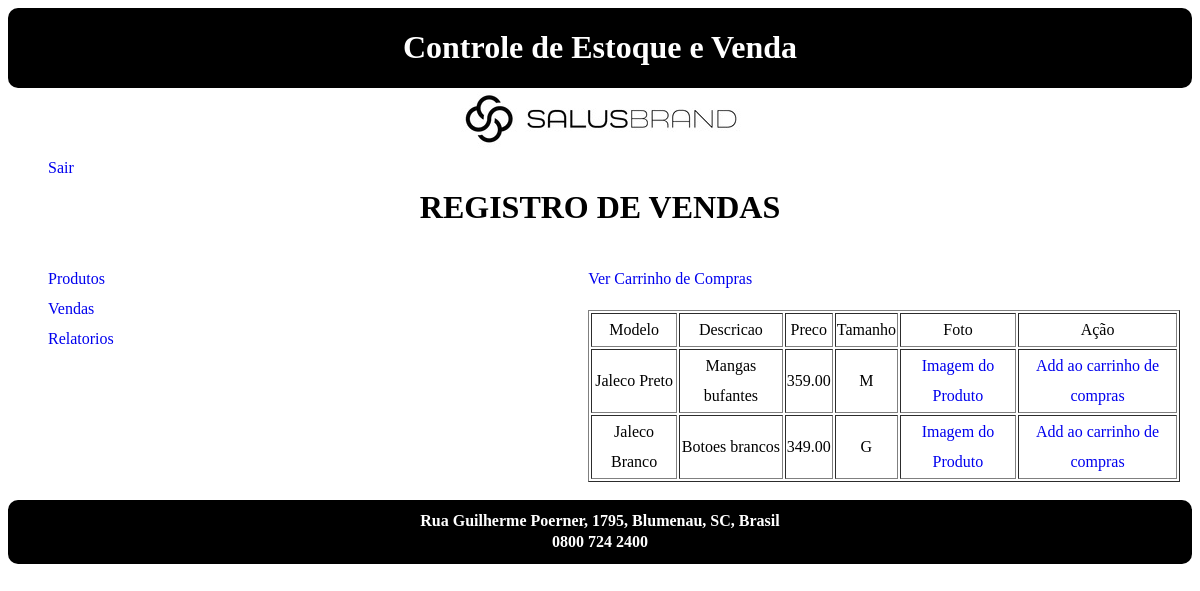
The page /vendas.php on the database its author committed.
### tables this page shows
CREATE TABLE `jalecos` (
  `COD_JALECO` int(11) NOT NULL,
  `MODELO_JALECO` varchar(45) NOT NULL,
  `DESCRICAO_JALECO` varchar(300) NOT NULL,
  `TAMANHO_JALECO` varchar(45) NOT NULL,
  `PRECO_JALECO` varchar(45) NOT NULL,
  `FOTO_JALECO` varchar(45) NOT NULL,
  `FILA_COMP_JALECO` varchar(10) NOT NULL DEFAULT 'Sim',
  `VENDAS_COD_VENDA` int(11) DEFAULT NULL
);

### vendas.php (the view, shortened to what this page needs)
<html>
	<head>
		<link rel="stylesheet" type="text/css" href="css/layout.css">
		<link rel="stylesheet" type="text/css" href="css/menu.css">
	</head>
	<body>
		<div id ="cabecalho">
			<div id = "topo">
				<h1> Controle de Estoque e Venda </h1>
			</div>
			<div id="logo">
				<img src="imagem/logo.jpg">
			</div>
			<div id="menu_sair">
				<ul><a href="logout.php" class="active">Sair</a></ul>
			</div>
		</div>
		<div id="conteudo_especifico">
			<div id="titulo">
				<h1> REGISTRO DE VENDAS </h1>
			</div>
			<div class="alinhar">
				<div id="menu_esquerda">
					<?php
						include "menu_local.php";
					?>
				</div>
				<div id="menu_direita">
					<?php
						$conectar = mysqli_connect ("localhost", "root", "", "banco_de_dados");
						$sql_consulta = "SELECT cod_jaleco, modelo_jaleco, descricao_jaleco, tamanho_jaleco, preco_jaleco, foto_jaleco FROM jalecos WHERE vendas_cod_venda IS null AND fila_comp_jaleco = 'Sim'";
						$resultado_consulta = mysqli_query ($conectar, $sql_consulta);
					?>
					<p><a href="ver_carrinho.php"> Ver Carrinho de Compras </a></p>
					<table id="menu_centralizar" border=1>
						<tr>
							<td> Modelo </td>
							<td> Descricao </td>
							<td> Preco </td>
							<td> Tamanho </td>
							<td> Foto </td>
							<td> Ação </td>
						</tr>
						<?php
							while ($registro = mysqli_fetch_row($resultado_consulta))
							{
						?>
						<tr>
							<td><p> <?php echo $registro[1]; ?> </p></td>
							<td><p> <?php echo $registro[2]; ?> </p></td>
							<td><p> <?php echo $registro[4]; ?> </p></td>
							<td><p> <?php echo $registro[3]; ?> </p></td>
							<td><p>
								<a href="exibe_produtos.php?cod_jaleco=<?php echo $registro[0]?>">
								Imagem do Produto
							</p></td>
							<td><p>
								<a href="processa_carrinho_compras.php?cod_jaleco=<?php echo $registro[0]?>">
								Add ao carrinho de compras
							</p></td>
						</tr>
						<?php
							}
						?>
					</table>
				</div>
			</div>
		</div>
		<br>
		<div id="rodape">
			<h4> Rua Guilherme Poerner, 1795, Blumenau, SC, Brasil </h4>
			<h4> 0800 724 2400 </h4>
		</div>
	</body>
</html>

### css/layout.css (style rules this page uses)
#cabecalho { display: block; }
#topo { background-color: black; color: white; border-radius: 10px; padding: 0.05px; justify-content: center; text-align: center; display: block; align-items: center; }
#logo { padding: 4px; justify-content: center; text-align: center; display: block; align-items: center; }
#titulo { text-align: center; }
#rodape { display: block; justify-content: center; text-align: center; background-color: black; color: white; border-radius: 10px; padding: 0.05px; line-height: 0px; }

### css/menu.css (style rules this page uses)
#menu_sair { line-height: 0px; justify-content: right; text-align: rigth; align-items: rigth; }
#menu_centralizar { line-height: 30px; text-align: center; list-style: none; }
#menu_esquerda { line-height: 30px; justify-content: right; text-align: rigth; align-items: rigth; width: 49%; }
#menu_direita { line-height: 30px; justify-content: left; text-align: left; align-items: left; width: 50%; }
.alinhar { display: flex; }

### vendas.php (style rules this page uses)
a { text-decoration: none; }

### rows shown on the page
jalecos: MODELO_JALECO "Jaleco Preto", DESCRICAO_JALECO "Mangas bufantes", PRECO_JALECO "359.00", TAMANHO_JALECO "M"
jalecos: MODELO_JALECO "Jaleco Branco", DESCRICAO_JALECO "Botoes brancos", PRECO_JALECO "349.00", TAMANHO_JALECO "G"
